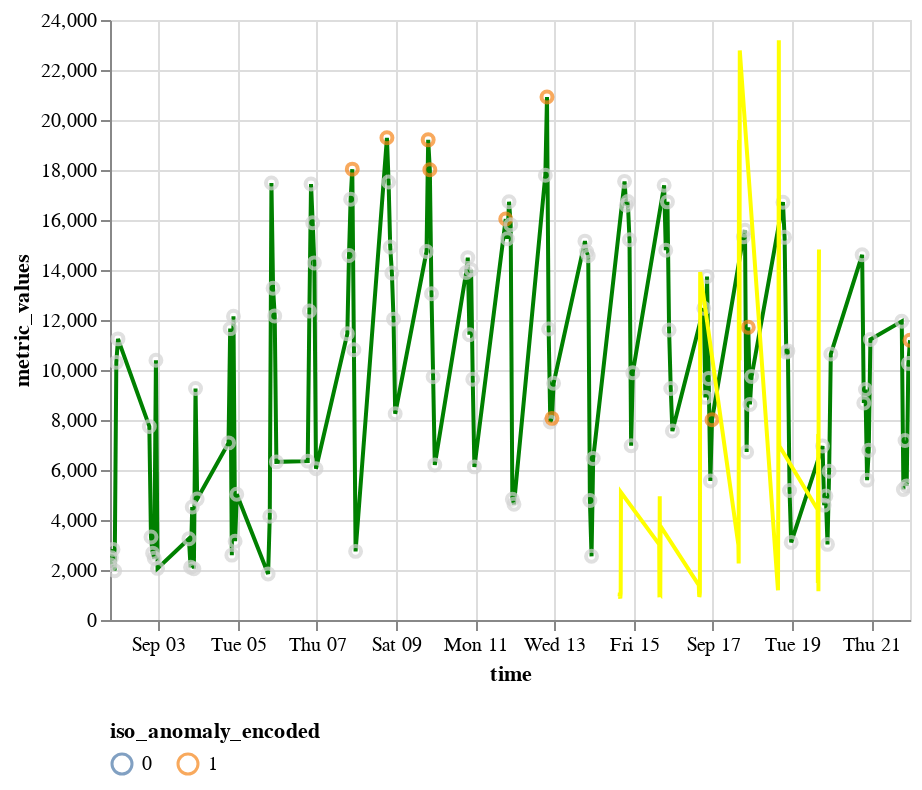

Notebook cell for this chart:
### Code cell
import altair as alt

# Create a selection for the cursor
cursor = alt.selection_single(on='mouseover', nearest=True, empty='none')

# Base chart for metric values
base = alt.Chart(result_copy1).mark_line(color='green').encode(
    x='time',
    y='metric_values'
).properties(
    width=400  # Set an explicit width for the base chart
)

# Points for anomalies
points = base.mark_point().encode(
    color=alt.condition(
        alt.datum['iso_anomaly_encoded'] > 0,
        'iso_anomaly_encoded:N',
        alt.value('lightgray')
    ),
    tooltip=['time', 'metric_values', 'iso_anomaly_encoded']
).add_selection(
    cursor
)

# Base chart for metric values
interior_line = alt.Chart(df4_consecutive_36_3).mark_line(color='yellow').encode(
    x='time',
    y='metric_values'
).properties(
    width=400  # Set an explicit width for the base chart
)

# Line for big_interior
#interior_line = alt.Chart(result_copy1).transform_filter(
#    cursor
#).mark_line(color='blue').encode(
#    x='time',
#    y='big_interior:Q',
#    detail='big_interior:N'
#).properties(
#    width=600  # Set width to 1/6th of the base chart
#)

# Combine charts and add legend
chart = (base + points + interior_line).configure_legend(
    orient='bottom'
).interactive()

chart
